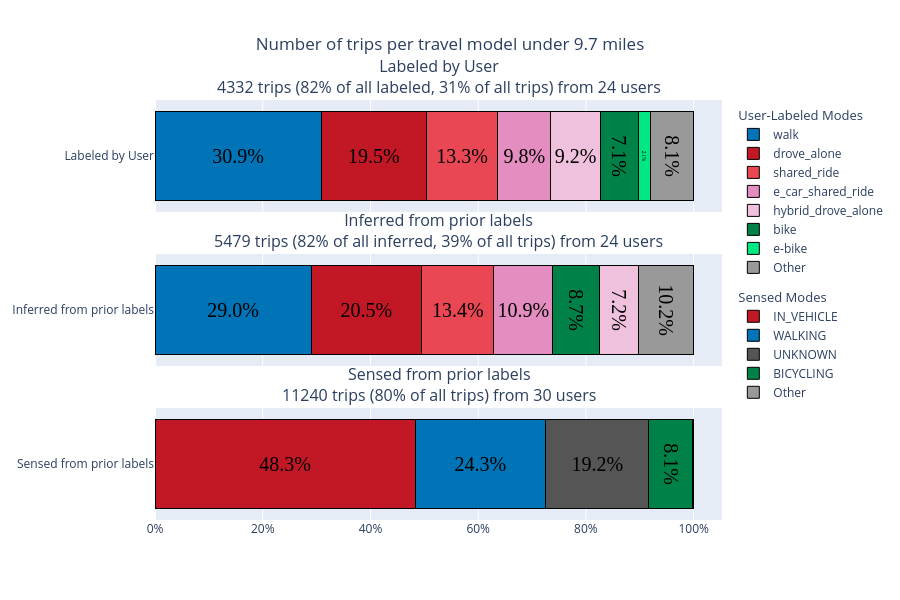

Here is the notebook cell this chart was saved with:
### Code cell
panels = [
    {
        "df": expanded_ct_u80,
        "text": labeled_u80_quality_text,
        "label": "Labeled by User",
        "legend_title": "User-Labeled Modes",
        "mode_col": "mode_confirm_w_other",
        "colors": colors_mode,
        "show_legend": True,
    },

    {
        "df": expanded_ct_inferred_u80,
        "text": inferred_u80_quality_text,
        "label": "Inferred from prior labels",
        "legend_title": "Inferred Modes",
        "mode_col": "mode_confirm_w_other",
        "colors": colors_mode,
        "show_legend": False,
    },

    {
        "df": expanded_ct_sensed_u80,
        "text": sensed_u80_quality_text,
        "label": "Sensed from prior labels",
        "legend_title": "Sensed Modes",
        "mode_col": "primary_mode",
        "colors": colors_sensed,
        "show_legend": True,
    }
]

plot_four_layout = dict(   
    height=600,
    barmode='stack',
    showlegend=True,
    title=dict(text="Number of trips per travel model under 9.7 miles", x=0.5),
    legend=dict(
        orientation="v",
        traceorder="grouped",
        tracegroupgap=10
    )
)



plot_title = "Mode choice for trips under 80% mark - under 9.7 miles"
filename = f"Mode_choice_under_80{file_suffix}"

fig, filename = build_trip_plot(
    distance_col="distance",
    panels=panels,
    plot_title=plot_title,
    file_name=filename,
    threshold=0.02,
    apply_u80=True,
    layout=plot_four_layout,
    num_legends=1,
    cutoff=True
)

fig.update_layout(plot_four_layout)

### Figure 1 — Plotly figure (JSON) as saved in the notebook; plotly's stock layout.template omitted (floating-point values rounded to 4 significant figures)
{"data": [{"hovertemplate": "walk: 30.9%<extra></extra>", "insidetextanchor": "middle", "insidetextfont": {"color": "black", "family": "Times", "size": 20}, "legendgroup": "group_labeled_by_user", "legendgrouptitle": {"text": "User-Labeled Modes"}, "marker": {"color": "#0074b7", "line": {"color": "black", "width": 1}}, "name": "walk", "orientation": "h", "showlegend": true, "text": ["30.9%"], "textposition": "inside", "type": "bar", "x": [0.3089], "xaxis": "x", "y": ["Labeled by User"], "yaxis": "y"}, {"hovertemplate": "drove_alone: 19.5%<extra></extra>", "insidetextanchor": "middle", "insidetextfont": {"color": "black", "family": "Times", "size": 20}, "legendgroup": "group_labeled_by_user", "legendgrouptitle": {"text": "User-Labeled Modes"}, "marker": {"color": "#c21725", "line": {"color": "black", "width": 1}}, "name": "drove_alone", "orientation": "h", "showlegend": true, "text": ["19.5%"], "textposition": "inside", "type": "bar", "x": [0.1946], "xaxis": "x", "y": ["Labeled by User"], "yaxis": "y"}, {"hovertemplate": "shared_ride: 13.3%<extra></extra>", "insidetextanchor": "middle", "insidetextfont": {"color": "black", "family": "Times", "size": 20}, "legendgroup": "group_labeled_by_user", "legendgrouptitle": {"text": "User-Labeled Modes"}, "marker": {"color": "#e94754", "line": {"color": "black", "width": 1}}, "name": "shared_ride", "orientation": "h", "showlegend": true, "text": ["13.3%"], "textposition": "inside", "type": "bar", "x": [0.1332], "xaxis": "x", "y": ["Labeled by User"], "yaxis": "y"}, {"hovertemplate": "e_car_shared_ride: 9.8%<extra></extra>", "insidetextanchor": "middle", "insidetextfont": {"color": "black", "family": "Times", "size": 20}, "legendgroup": "group_labeled_by_user", "legendgrouptitle": {"text": "User-Labeled Modes"}, "marker": {"color": "#e48dc0", "line": {"color": "black", "width": 1}}, "name": "e_car_shared_ride", "orientation": "h", "showlegend": true, "text": ["9.8%"], "textposition": "inside", "type": "bar", "x": [0.09834], "xaxis": "x", "y": ["Labeled by User"], "yaxis": "y"}, {"hovertemplate": "hybrid_drove_alone: 9.2%<extra></extra>", "insidetextanchor": "middle", "insidetextfont": {"color": "black", "family": "Times", "size": 20}, "legendgroup": "group_labeled_by_user", "legendgrouptitle": {"text": "User-Labeled Modes"}, "marker": {"color": "#f0c1dd", "line": {"color": "black", "width": 1}}, "name": "hybrid_drove_alone", "orientation": "h", "showlegend": true, "text": ["9.2%"], "textposition": "inside", "type": "bar", "x": [0.09164], "xaxis": "x", "y": ["Labeled by User"], "yaxis": "y"}, {"hovertemplate": "bike: 7.1%<extra></extra>", "insidetextanchor": "middle", "insidetextfont": {"color": "black", "family": "Times", "size": 20}, "legendgroup": "group_labeled_by_user", "legendgrouptitle": {"text": "User-Labeled Modes"}, "marker": {"color": "#008148", "line": {"color": "black", "width": 1}}, "name": "bike", "orientation": "h", "showlegend": true, "text": ["7.1%"], "textposition": "inside", "type": "bar", "x": [0.07087], "xaxis": "x", "y": ["Labeled by User"], "yaxis": "y"}, {"hovertemplate": "e-bike: 2.1%<extra></extra>", "insidetextanchor": "middle", "insidetextfont": {"color": "black", "family": "Times", "size": 20}, "legendgroup": "group_labeled_by_user", "legendgrouptitle": {"text": "User-Labeled Modes"}, "marker": {"color": "#00e882", "line": {"color": "black", "width": 1}}, "name": "e-bike", "orientation": "h", "showlegend": true, "text": ["2.1%"], "textposition": "inside", "type": "bar", "x": [0.02147], "xaxis": "x", "y": ["Labeled by User"], "yaxis": "y"}, {"hovertemplate": "Other: 8.1%<extra></extra>", "insidetextanchor": "middle", "insidetextfont": {"color": "black", "family": "Times", "size": 20}, "legendgroup": "group_labeled_by_user", "legendgrouptitle": {"text": "User-Labeled Modes"}, "marker": {"color": "#999", "line": {"color": "black", "width": 1}}, "name": "Other", "orientation": "h", "showlegend": true, "text": ["8.1%"], "textposition": "inside", "type": "bar", "x": [0.08102], "xaxis": "x", "y": ["Labeled by User"], "yaxis": "y"}, {"hovertemplate": "walk: 29.0%<extra></extra>", "insidetextanchor": "middle", "insidetextfont": {"color": "black", "family": "Times", "size": 20}, "legendgroup": "group_inferred_from_prior_labels", "legendgrouptitle": {"text": "Inferred Modes"}, "marker": {"color": "#0074b7", "line": {"color": "black", "width": 1}}, "name": "walk", "orientation": "h", "showlegend": false, "text": ["29.0%"], "textposition": "inside", "type": "bar", "x": [0.29], "xaxis": "x2", "y": ["Inferred from prior labels"], "yaxis": "y2"}, {"hovertemplate": "drove_alone: 20.5%<extra></extra>", "insidetextanchor": "middle", "insidetextfont": {"color": "black", "family": "Times", "size": 20}, "legendgroup": "group_inferred_from_prior_labels", "legendgrouptitle": {"text": "Inferred Modes"}, "marker": {"color": "#c21725", "line": {"color": "black", "width": 1}}, "name": "drove_alone", "orientation": "h", "showlegend": false, "text": ["20.5%"], "textposition": "inside", "type": "bar", "x": [0.205], "xaxis": "x2", "y": ["Inferred from prior labels"], "yaxis": "y2"}, {"hovertemplate": "shared_ride: 13.4%<extra></extra>", "insidetextanchor": "middle", "insidetextfont": {"color": "black", "family": "Times", "size": 20}, "legendgroup": "group_inferred_from_prior_labels", "legendgrouptitle": {"text": "Inferred Modes"}, "marker": {"color": "#e94754", "line": {"color": "black", "width": 1}}, "name": "shared_ride", "orientation": "h", "showlegend": false, "text": ["13.4%"], "textposition": "inside", "type": "bar", "x": [0.1341], "xaxis": "x2", "y": ["Inferred from prior labels"], "yaxis": "y2"}, {"hovertemplate": "e_car_shared_ride: 10.9%<extra></extra>", "insidetextanchor": "middle", "insidetextfont": {"color": "black", "family": "Times", "size": 20}, "legendgroup": "group_inferred_from_prior_labels", "legendgrouptitle": {"text": "Inferred Modes"}, "marker": {"color": "#e48dc0", "line": {"color": "black", "width": 1}}, "name": "e_car_shared_ride", "orientation": "h", "showlegend": false, "text": ["10.9%"], "textposition": "inside", "type": "bar", "x": [0.1093], "xaxis": "x2", "y": ["Inferred from prior labels"], "yaxis": "y2"}, {"hovertemplate": "bike: 8.7%<extra></extra>", "insidetextanchor": "middle", "insidetextfont": {"color": "black", "family": "Times", "size": 20}, "legendgroup": "group_inferred_from_prior_labels", "legendgrouptitle": {"text": "Inferred Modes"}, "marker": {"color": "#008148", "line": {"color": "black", "width": 1}}, "name": "bike", "orientation": "h", "showlegend": false, "text": ["8.7%"], "textposition": "inside", "type": "bar", "x": [0.08669], "xaxis": "x2", "y": ["Inferred from prior labels"], "yaxis": "y2"}, {"hovertemplate": "hybrid_drove_alone: 7.2%<extra></extra>", "insidetextanchor": "middle", "insidetextfont": {"color": "black", "family": "Times", "size": 20}, "legendgroup": "group_inferred_from_prior_labels", "legendgrouptitle": {"text": "Inferred Modes"}, "marker": {"color": "#f0c1dd", "line": {"color": "black", "width": 1}}, "name": "hybrid_drove_alone", "orientation": "h", "showlegend": false, "text": ["7.2%"], "textposition": "inside", "type": "bar", "x": [0.07246], "xaxis": "x2", "y": ["Inferred from prior labels"], "yaxis": "y2"}, {"hovertemplate": "Other: 10.2%<extra></extra>", "insidetextanchor": "middle", "insidetextfont": {"color": "black", "family": "Times", "size": 20}, "legendgroup": "group_inferred_from_prior_labels", "legendgrouptitle": {"text": "Inferred Modes"}, "marker": {"color": "#999", "line": {"color": "black", "width": 1}}, "name": "Other", "orientation": "h", "showlegend": false, "text": ["10.2%"], "textposition": "inside", "type": "bar", "x": [0.1024], "xaxis": "x2", "y": ["Inferred from prior labels"], "yaxis": "y2"}, {"hovertemplate": "IN_VEHICLE: 48.3%<extra></extra>", "insidetextanchor": "middle", "insidetextfont": {"color": "black", "family": "Times", "size": 20}, "legendgroup": "group_sensed_from_prior_labels", "legendgrouptitle": {"text": "Sensed Modes"}, "marker": {"color": "#c21725", "line": {"color": "black", "width": 1}}, "name": "IN_VEHICLE", "orientation": "h", "showlegend": true, "text": ["48.3%"], "textposition": "inside", "type": "bar", "x": [0.4828], "xaxis": "x3", "y": ["Sensed from prior labels"], "yaxis": "y3"}, {"hovertemplate": "WALKING: 24.3%<extra></extra>", "insidetextanchor": "middle", "insidetextfont": {"color": "black", "family": "Times", "size": 20}, "legendgroup": "group_sensed_from_prior_labels", "legendgrouptitle": {"text": "Sensed Modes"}, "marker": {"color": "#0074b7", "line": {"color": "black", "width": 1}}, "name": "WALKING", "orientation": "h", "showlegend": true, "text": ["24.3%"], "textposition": "inside", "type": "bar", "x": [0.2425], "xaxis": "x3", "y": ["Sensed from prior labels"], "yaxis": "y3"}, {"hovertemplate": "UNKNOWN: 19.2%<extra></extra>", "insidetextanchor": "middle", "insidetextfont": {"color": "black", "family": "Times", "size": 20}, "legendgroup": "group_sensed_from_prior_labels", "legendgrouptitle": {"text": "Sensed Modes"}, "marker": {"color": "#555555", "line": {"color": "black", "width": 1}}, "name": "UNKNOWN", "orientation": "h", "showlegend": true, "text": ["19.2%"], "textposition": "inside", "type": "bar", "x": [0.1916], "xaxis": "x3", "y": ["Sensed from prior labels"], "yaxis": "y3"}, {"hovertemplate": "BICYCLING: 8.1%<extra></extra>", "insidetextanchor": "middle", "insidetextfont": {"color": "black", "family": "Times", "size": 20}, "legendgroup": "group_sensed_from_prior_labels", "legendgrouptitle": {"text": "Sensed Modes"}, "marker": {"color": "#008148", "line": {"color": "black", "width": 1}}, "name": "BICYCLING", "orientation": "h", "showlegend": true, "text": ["8.1%"], "textposition": "inside", "type": "bar", "x": [0.08141], "xaxis": "x3", "y": ["Sensed from prior labels"], "yaxis": "y3"}, {"hovertemplate": "Other: 0.2%<extra></extra>", "insidetextanchor": "middle", "insidetextfont": {"color": "black", "family": "Times", "size": 20}, "legendgroup": "group_sensed_from_prior_labels", "legendgrouptitle": {"text": "Sensed Modes"}, "marker": {"color": "#999", "line": {"color": "black", "width": 1}}, "name": "Other", "orientation": "h", "showlegend": true, "text": ["0.2%"], "textposition": "inside", "type": "bar", "x": [0.001601], "xaxis": "x3", "y": ["Sensed from prior labels"], "yaxis": "y3"}], "layout": {"annotations": [{"font": {"size": 16}, "showarrow": false, "text": "Labeled by User<br>4332 trips (82% of all labeled,\n31% of all trips)\nfrom 24 users", "x": 0.5, "xanchor": "center", "xref": "paper", "y": 1, "yanchor": "bottom", "yref": "paper"}, {"font": {"size": 16}, "showarrow": false, "text": "Inferred from prior labels<br>5479 trips (82% of all inferred,\n39% of all trips)\nfrom 24 users", "x": 0.5, "xanchor": "center", "xref": "paper", "y": 0.6333, "yanchor": "bottom", "yref": "paper"}, {"font": {"size": 16}, "showarrow": false, "text": "Sensed from prior labels<br>11240 trips (80% of all trips)\nfrom 30 users", "x": 0.5, "xanchor": "center", "xref": "paper", "y": 0.2667, "yanchor": "bottom", "yref": "paper"}], "barmode": "stack", "height": 600, "legend": {"orientation": "v", "tracegroupgap": 10, "traceorder": "grouped"}, "showlegend": true, "title": {"text": "Number of trips per travel model under 9.7 miles", "x": 0.5}, "xaxis": {"anchor": "y", "domain": [0, 1], "matches": "x3", "showticklabels": false, "tickformat": ".0%"}, "xaxis2": {"anchor": "y2", "domain": [0, 1], "matches": "x3", "showticklabels": false, "tickformat": ".0%"}, "xaxis3": {"anchor": "y3", "domain": [0, 1], "tickformat": ".0%"}, "yaxis": {"anchor": "x", "domain": [0.7333, 1]}, "yaxis2": {"anchor": "x2", "domain": [0.3667, 0.6333]}, "yaxis3": {"anchor": "x3", "domain": [0, 0.2667]}}}
